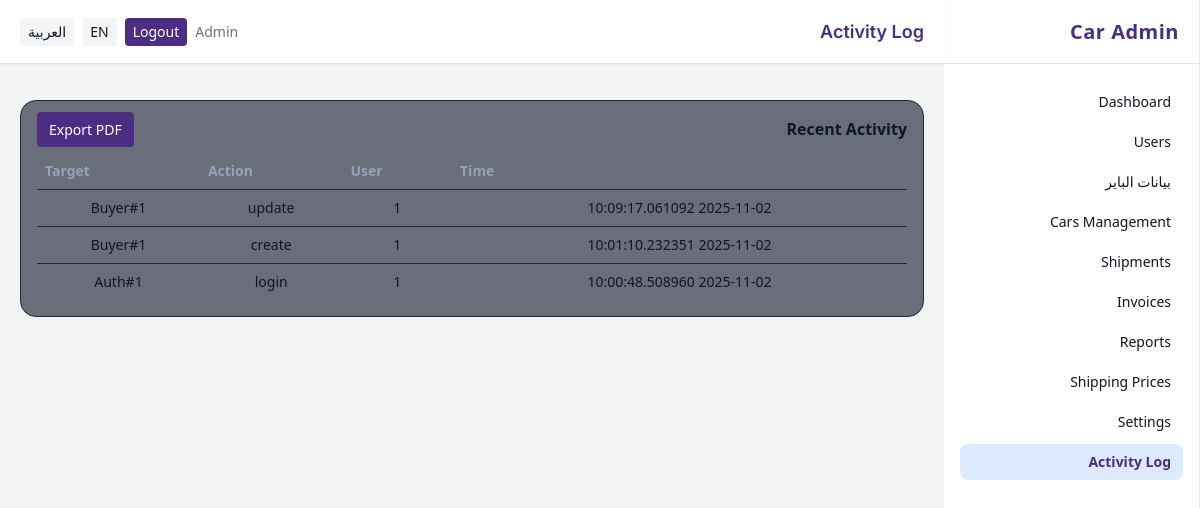
The page /admin/activity (signed in) on the database as committed earlier.
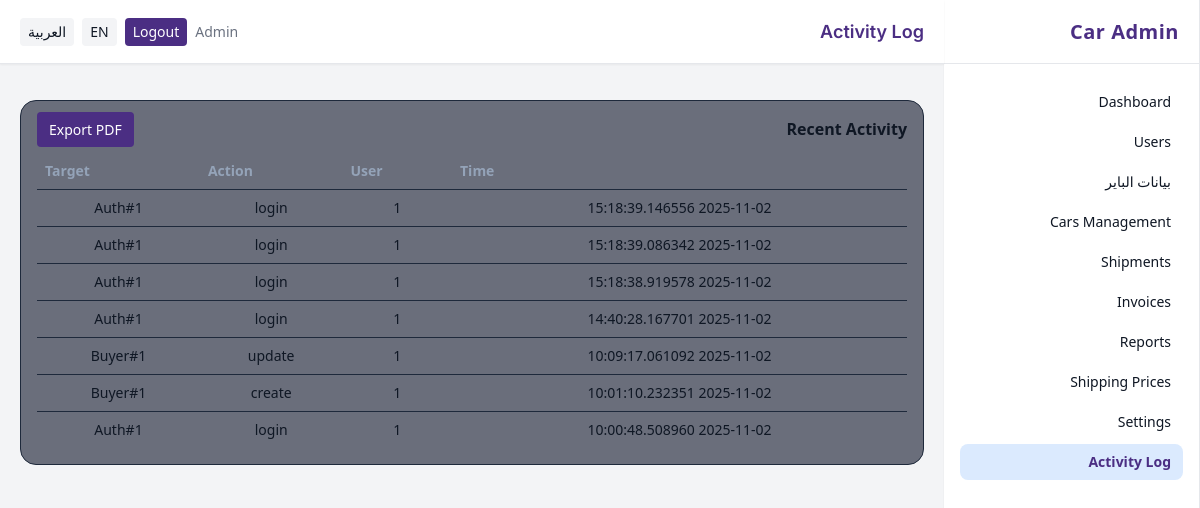
The same page on the database as committed later.
### app/models.py (models this page shows, shortened)
class User(db.Model, UserMixin):
    __tablename__ = "users"
    id = db.Column(db.Integer, primary_key=True)
    name = db.Column(db.String(150))
    email = db.Column(db.String(180), unique=True, index=True)
    phone = db.Column(db.String(50))
    password_hash = db.Column(db.String(200))
    role_id = db.Column(db.Integer, db.ForeignKey("roles.id"))
    active = db.Column(db.Boolean, default=True)
    created_at = db.Column(db.DateTime, default=datetime.utcnow)
    last_login_at = db.Column(db.DateTime)
    role = db.relationship("Role")
    @property
    def is_active(self):
        return bool(self.active)

class AuditLog(db.Model):
    __tablename__ = "audit_logs"
    id = db.Column(db.Integer, primary_key=True)
    user_id = db.Column(db.Integer, db.ForeignKey("users.id"))
    action = db.Column(db.String(200))
    target_type = db.Column(db.String(100))
    target_id = db.Column(db.Integer)
    meta = db.Column(db.JSON)
    timestamp = db.Column(db.DateTime, default=datetime.utcnow)

### app/blueprints/admin/routes.py (the view, shortened to what this page needs)
@admin_bp.route("/activity")
@role_required("admin")
def activity_log():
    from io import BytesIO
    from reportlab.lib.pagesizes import A4
    from reportlab.pdfgen import canvas
    export = request.args.get("export")
    logs = db.session.query(AuditLog).order_by(AuditLog.timestamp.desc()).limit(200).all()
    return render_template("admin/activity_log.html", logs=logs)

### app/security.py (called while the page is built)
def _canonicalize_role(role_name: str | None) -> str | None:
    if not role_name:
        return None
    name = role_name.strip().lower()
    synonyms = {
        "staff": "employee",
        "employees": "employee",
    }
    return synonyms.get(name, name)

def role_required(*allowed_roles: str) -> Callable:
    normalized_allowed = {
        r for r in (_canonicalize_role(r) for r in allowed_roles) if r is not None
    }
    def decorator(view_func: Callable) -> Callable:
        @wraps(view_func)
        @login_required
        def wrapper(*args, **kwargs):
            user_role = getattr(getattr(current_user, "role", None), "name", None)
            user_role_norm = _canonicalize_role(user_role)
            if not user_role_norm or user_role_norm not in normalized_allowed:
                abort(403)
            return view_func(*args, **kwargs)
        return wrapper
    return decorator

### app/templates/admin/activity_log.html (shortened to what this page needs)
{% extends "base_admin.html" %}
{% block header %}{{ _('Activity Log') }}{% endblock %}
{% block content %}
<div class="bg-slate-900/60 border border-slate-800 rounded-2xl p-4">
  <div class="flex justify-between items-center mb-3">
    <h2 class="font-semibold">{{ _('Recent Activity') }}</h2>
    <div>
      <a href="{{ url_for('admin.activity_log') }}?export=pdf" class="px-3 py-2 text-sm rounded bg-primary text-white">{{ _('Export PDF') }}</a>
    </div>
  </div>
  <table class="w-full text-sm">
    <thead>
      <tr class="text-left text-slate-400">
        <th class="p-2">{{ _('Time') }}</th>
        <th class="p-2">{{ _('User') }}</th>
        <th class="p-2">{{ _('Action') }}</th>
        <th class="p-2">{{ _('Target') }}</th>
      </tr>
    </thead>
    <tbody>
      {% for a in logs %}
      <tr class="border-t border-slate-800">
        <td class="p-2">{{ a.timestamp }}</td>
        <td class="p-2">{{ a.user_id }}</td>
        <td class="p-2">{{ a.action }}</td>
        <td class="p-2">{{ a.target_type }}#{{ a.target_id }}</td>
      </tr>
      {% else %}
      <tr>
        <td colspan="4" class="p-3 text-slate-500">{{ _('No activity yet') }}</td>
      </tr>
      {% endfor %}
    </tbody>
  </table>
</div>
{% endblock %}

### app/templates/base_admin.html (shortened to what this page needs)
<!doctype html>
<html lang="{{ g.get('lang_code', 'ar') }}" {% if g.get('lang_code', 'ar') == 'ar' %}dir="rtl"{% endif %} class="h-full bg-background">
<head>
  <script src="https://cdn.tailwindcss.com"></script>
  <link href="https://cdnjs.cloudflare.com/ajax/libs/font-awesome/6.5.0/css/all.min.css" rel="stylesheet">
</head>
<body class="h-full text-neutral text-center">
  <div class="min-h-screen flex bg-background">
    {% if current_user.is_authenticated and current_user.role and (current_user.role.name|lower) == 'admin' %}
    <aside class="w-64 hidden md:flex flex-col bg-white border-r border-gray-200 shadow-sm">
      <div class="h-16 flex items-center px-5 border-b border-gray-200">
        <div class="text-primary text-xl font-bold tracking-wide">{{ _('Car Admin') }}</div>
      </div>
      <nav class="flex-1 px-4 py-5 space-y-1 text-sm">
        <a href="{{ url_for('admin.dashboard') }}" class="flex items-center gap-3 px-3 py-2 rounded-lg hover:bg-blue-50 {% if request.endpoint=='admin.dashboard' %}bg-blue-100 text-primary font-semibold{% endif %}">{{ _('Dashboard') }}</a>
        <a href="{{ url_for('admin.users_list') }}" class="flex items-center gap-3 px-3 py-2 rounded-lg hover:bg-blue-50 ">{{ _('Users') }}</a>
        <a href="{{ url_for('admin.buyers_list') }}" class="flex items-center gap-3 px-3 py-2 rounded-lg hover:bg-blue-50 ">بيانات الباير</a>
        <a href="{{ url_for('ops.dashboard') }}" class="flex items-center gap-3 px-3 py-2 rounded-lg hover:bg-blue-50">{{ _('Cars Management') }}</a>
        <a href="{{ url_for('ops.dashboard') }}" class="flex items-center gap-3 px-3 py-2 rounded-lg hover:bg-blue-50">{{ _('Shipments') }}</a>
        <a href="{{ url_for('acct.dashboard') }}" class="flex items-center gap-3 px-3 py-2 rounded-lg hover:bg-blue-50">{{ _('Invoices') }}</a>
        <a href="{{ url_for('admin.reports') }}" class="flex items-center gap-3 px-3 py-2 rounded-lg hover:bg-blue-50 ">{{ _('Reports') }}</a>
        <a href="{{ url_for('admin.shipping_prices_list') }}" class="flex items-center gap-3 px-3 py-2 rounded-lg hover:bg-blue-50 ">{{ _('Shipping Prices') }}</a>
        <a href="{{ url_for('admin.settings') }}" class="flex items-center gap-3 px-3 py-2 rounded-lg hover:bg-blue-50 {% if request.endpoint=='admin.settings' %}bg-blue-100 text-primary font-semibold{% endif %}">{{ _('Settings') }}</a>
        <a href="{{ url_for('admin.activity_log') }}" class="flex items-center gap-3 px-3 py-2 rounded-lg hover:bg-blue-50 {% if request.endpoint and request.endpoint.startswith('admin.activity_log') %}bg-blue-100 text-primary font-semibold{% endif %}">{{ _('Activity Log') }}</a>
      </nav>
    </aside>
    {% endif %}
    <div class="flex-1 flex flex-col min-w-0">
      <header class="h-16 flex items-center justify-between px-5 bg-white border-b border-gray-200 shadow-sm">
        <div class="text-lg font-semibold text-primary font-heading">{% block header %}{% endblock %}</div>
        <div class="flex items-center gap-2 text-sm">
          {% if current_user.is_authenticated %}
            <span class="text-muted">{{ current_user.name }}</span>
            <a href="{{ url_for('auth.logout') }}" class="px-2 py-1 rounded bg-primary text-white hover:opacity-90 transition">{{ _('Logout') }}</a>
          {% endif %}
          <a href="{{ request.path }}?lang=en" class="px-2 py-1 rounded bg-background hover:bg-white">EN</a>
          <a href="{{ request.path }}?lang=ar" class="px-2 py-1 rounded bg-background hover:bg-white">العربية</a>
        </div>
      </header>
      <div class="px-5 pt-4">
      </div>
      <main class="p-5">
        {% block content %}{% endblock %}
      </main>
    </div>
  </div>
</body>
</html>

### app/templates/base_admin.html (style rules this page uses)
body { font-family: ui-sans-serif, system-ui, -apple-system, Segoe UI, Roboto, Arial, sans-serif; }

Rows that differ between the two databases and show on the page:
added AuditLog: timestamp "2025-11-02 15:18:39.146556", user_id "1", action "login", target_type "Auth", target_id "1"
added AuditLog: timestamp "2025-11-02 15:18:39.086342", user_id "1", action "login", target_type "Auth", target_id "1"
added AuditLog: timestamp "2025-11-02 15:18:38.919578", user_id "1", action "login", target_type "Auth", target_id "1"
added AuditLog: timestamp "2025-11-02 14:40:28.167701", user_id "1", action "login", target_type "Auth", target_id "1"
